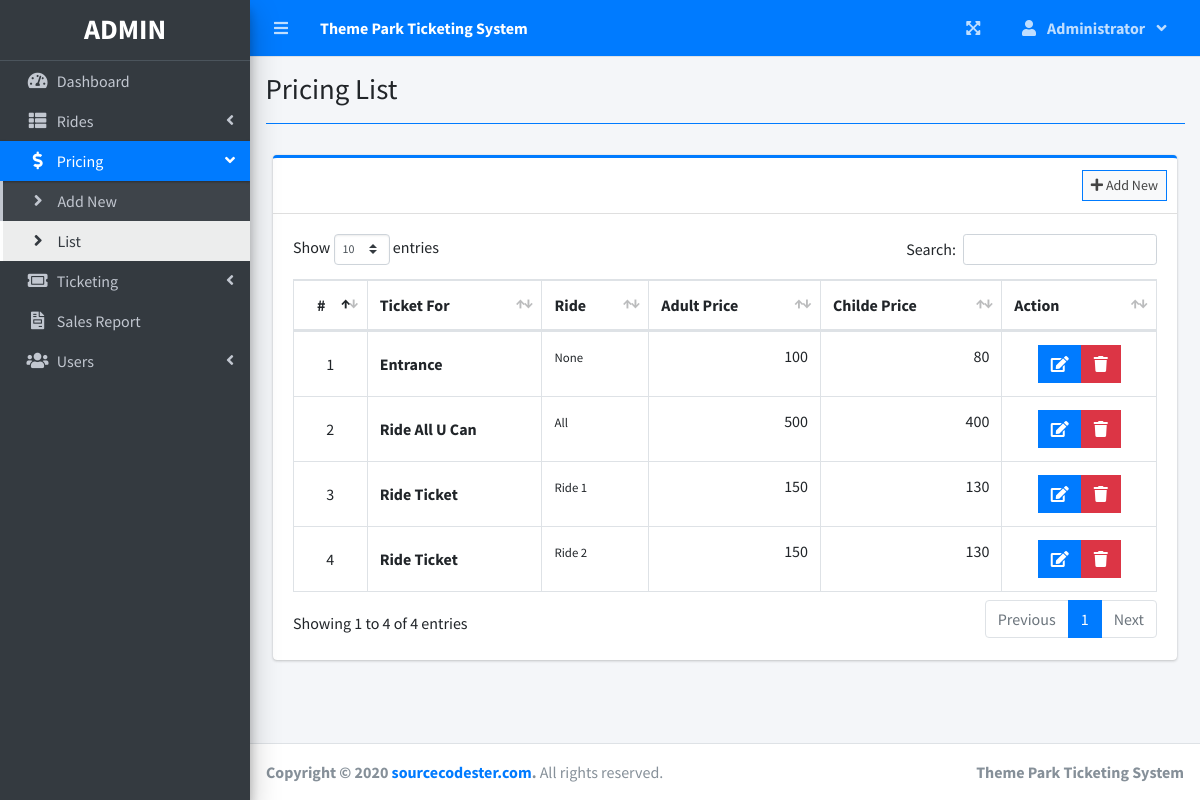
Page /index.php?page=pricing_list (signed in) on the committed database.
### tables this page shows
CREATE TABLE `pricing` (
  `id` int(11) NOT NULL,
  `name` varchar(200) NOT NULL,
  `ride_id` varchar(5) NOT NULL,
  `adult_price` float NOT NULL,
  `child_price` float NOT NULL,
  `date_created` datetime NOT NULL DEFAULT current_timestamp()
);

### pricing_list.php (the view, shortened to what this page needs)
<?php include'db_connect.php' ?>
<div class="col-lg-12">
	<div class="card card-outline card-primary">
		<div class="card-header">
			<div class="card-tools">
				<a class="btn btn-block btn-sm btn-default btn-flat border-primary " href="./index.php?page=new_pricing"><i class="fa fa-plus"></i> Add New</a>
			</div>
		</div>
		<div class="card-body">
			<table class="table tabe-hover table-bordered" id="list">
				<!-- <colgroup>
					<col width="5%">
					<col width="15%">
					<col width="25%">
					<col width="25%">
					<col width="15%">
				</colgroup> -->
				<thead>
					<tr>
						<th class="text-center">#</th>
						<th>Ticket For</th>
						<th>Ride</th>
						<th>Adult Price</th>
						<th>Childe Price</th>
						<th>Action</th>
					</tr>
				</thead>
				<tbody>
					<?php
					$i = 1;
					$ride['all'] = "All";
					$ride[0] = "None";
					$rides = $conn->query("SELECT * FROM rides order by ride asc");
					while($row=$rides->fetch_assoc()){
						$ride[$row['id']] = ucwords($row['ride']);
					}
					$qry = $conn->query("SELECT * FROM pricing order by name asc ");
					while($row= $qry->fetch_assoc()):
					?>
					<tr>
						<td class="text-center"><?php echo $i++ ?></td>
						<td class=""><b><?php echo ucwords($row['name']) ?></b></td>
						<td><p><small><?php echo $ride[$row['ride_id']] ?></small></p></td>
						<td><p class="text-right"><?php echo number_format($row['adult_price']) ?></p></td>
						<td><p class="text-right"><?php echo number_format($row['child_price']) ?></p></td>
						<td class="text-center">
		                    <div class="btn-group">
		                        <a href="index.php?page=edit_pricing&id=<?php echo $row['id'] ?>" class="btn btn-primary btn-flat ">
		                          <i class="fas fa-edit"></i>
		                        </a>
		                        <button type="button" class="btn btn-danger btn-flat delete_pricing" data-id="<?php echo $row['id'] ?>">
		                          <i class="fas fa-trash"></i>
		                        </button>
	                      </div>
						</td>
					</tr>
				<?php endwhile; ?>
				</tbody>
			</table>
		</div>
	</div>
</div>

### index.php (shortened to what this page needs)
<!DOCTYPE html>
<html lang="en">
<?php
	include 'header.php'
?>
<body class="hold-transition sidebar-mini layout-fixed layout-navbar-fixed layout-footer-fixed">
<div class="wrapper">
  <?php include 'topbar.php' ?>
  <?php include 'sidebar.php' ?>
  <div class="content-wrapper">
    <div class="content-header">
      <div class="container-fluid">
        <div class="row mb-2">
          <div class="col-sm-6">
            <h1 class="m-0"><?php echo $title ?></h1>
          </div>
        </div>
            <hr class="border-primary">
      </div>
    </div>
    <section class="content">
      <div class="container-fluid">
         <?php
            $page = isset($_GET['page']) ? $_GET['page'] : 'home';
            if(!file_exists($page.".php")){
                include '404.html';
            }else{
            include $page.'.php';
            }
          ?>
      </div>
    </section>
  </div>
  <footer class="main-footer">
    <strong>Copyright &copy; 2020 <a href="https://www.sourcecodester.com/">sourcecodester.com</a>.</strong>
    All rights reserved.
    <div class="float-right d-none d-sm-inline-block">
      <b><?php echo $_SESSION['system']['name'] ?></b>
    </div>
  </footer>
</div>
</body>
</html>

### header.php (shortened to what this page needs)
<head>
  <?php
  $title = isset($_GET['page']) ? ucwords(str_replace("_", ' ', $_GET['page'])) : "Home";
  $title = str_replace("Persons Companies","Persons/Companies",$title);
  ?>
  <link rel="stylesheet" href="assets/plugins/fontawesome-free/css/all.min.css">
  <link rel="stylesheet" href="assets/plugins/overlayScrollbars/css/OverlayScrollbars.min.css">
  <link rel="stylesheet" href="assets/plugins/datatables-bs4/css/dataTables.bootstrap4.min.css">
  <link rel="stylesheet" href="assets/plugins/datatables-responsive/css/responsive.bootstrap4.min.css">
  <link rel="stylesheet" href="assets/plugins/datatables-buttons/css/buttons.bootstrap4.min.css">
  <link rel="stylesheet" href="assets/plugins/select2/css/select2.min.css">
  <link rel="stylesheet" href="assets/plugins/select2-bootstrap4-theme/select2-bootstrap4.min.css">
  <link rel="stylesheet" href="assets/plugins/sweetalert2-theme-bootstrap-4/bootstrap-4.min.css">
  <link rel="stylesheet" href="assets/plugins/toastr/toastr.min.css">
  <link rel="stylesheet" href="assets/plugins/dropzone/min/dropzone.min.css">
  <link rel="stylesheet" href="assets/dist/css/jquery.datetimepicker.min.css">
  <link rel="stylesheet" href="assets/plugins/icheck-bootstrap/icheck-bootstrap.min.css">
  <link rel="stylesheet" href="assets/plugins/bootstrap4-toggle/css/bootstrap4-toggle.min.css">
  <link rel="stylesheet" href="assets/dist/css/adminlte.min.css">
  <link rel="stylesheet" href="assets/dist/css/styles.css">
  <link rel="stylesheet" href="assets/plugins/summernote/summernote-bs4.min.css">
</head>

### topbar.php (shortened to what this page needs)
<nav class="main-header navbar navbar-expand navbar-primary navbar-dark ">
  <ul class="navbar-nav">
    <?php if(isset($_SESSION['login_id'])): ?>
    <li class="nav-item">
      <a class="nav-link" data-widget="pushmenu" href="" role="button"><i class="fas fa-bars"></i></a>
    </li>
  <?php endif; ?>
    <li>
      <a class="nav-link text-white"  href="./" role="button"> <large><b><?php echo $_SESSION['system']['name'] ?></b></large></a>
    </li>
  </ul>
  <ul class="navbar-nav ml-auto">
    <li class="nav-item">
      <a class="nav-link" data-widget="fullscreen" href="#" role="button">
        <i class="fas fa-expand-arrows-alt"></i>
      </a>
    </li>
   <li class="nav-item dropdown">
          <a class="nav-link"  data-toggle="dropdown" aria-expanded="true" href="javascript:void(0)">
            <span>
              <div class="d-felx badge-pill">
                <span class="fa fa-user mr-2"></span>
                <span><b><?php echo ucwords($_SESSION['login_firstname']) ?></b></span>
                <span class="fa fa-angle-down ml-2"></span>
              </div>
            </span>
          </a>
    </li>
  </ul>
</nav>

### sidebar.php (shortened to what this page needs)
<aside class="main-sidebar sidebar-dark-primary elevation-4">
  <div class="dropdown">
 	<a href="./" class="brand-link">
      <?php if($_SESSION['login_type'] == 1): ?>
      <h3 class="text-center p-0 m-0"><b>ADMIN</b></h3>
      <?php else: ?>
      <h3 class="text-center p-0 m-0"><b>STAFF</b></h3>
      <?php endif; ?>
  </a>
  </div>
  <div class="sidebar pb-4 mb-4">
    <nav class="mt-2">
      <ul class="nav nav-pills nav-sidebar flex-column nav-flat" data-widget="treeview" role="menu" data-accordion="false">
        <li class="nav-item dropdown">
          <a href="./" class="nav-link nav-home">
            <i class="nav-icon fas fa-tachometer-alt"></i>
            <p>
              Dashboard
            </p>
          </a>
        </li>
        <?php if($_SESSION['login_type'] == 1): ?>
        <li class="nav-item">
          <a href="#" class="nav-link nav-edit_ride">
            <i class="nav-icon fas fa-th-list"></i>
            <p>
              Rides
              <i class="right fas fa-angle-left"></i>
            </p>
          </a>
        </li>
        <li class="nav-item">
          <a href="#" class="nav-link nav-edit_pricing">
            <i class="nav-icon fas fa-dollar-sign"></i>
            <p>
              Pricing
              <i class="right fas fa-angle-left"></i>
            </p>
          </a>
          <ul class="nav nav-treeview">
            <li class="nav-item">
              <a href="./index.php?page=new_pricing" class="nav-link nav-new_pricing tree-item">
                <i class="fas fa-angle-right nav-icon"></i>
                <p>Add New</p>
              </a>
            </li>
            <li class="nav-item">
              <a href="./index.php?page=pricing_list" class="nav-link nav-pricing_list tree-item">
                <i class="fas fa-angle-right nav-icon"></i>
                <p>List</p>
              </a>
            </li>
          </ul>
        </li>
      <?php endif; ?>
        <li class="nav-item">
          <a href="#" class="nav-link nav-edit_ticket">
            <i class="nav-icon fas fa-ticket-alt"></i>
            <p>
              Ticketing
              <i class="right fas fa-angle-left"></i>
            </p>
          </a>
        </li>
        <?php if($_SESSION['login_type'] == 1): ?>
        <li class="nav-item dropdown">
          <a href="./index.php?page=reports" class="nav-link nav-reports">
            <i class="nav-icon fas fa-file-invoice"></i>
            <p>
              Sales Report
            </p>
          </a>
        </li>
        <li class="nav-item">
          <a href="#" class="nav-link nav-edit_user">
            <i class="nav-icon fas fa-users"></i>
            <p>
              Users
              <i class="right fas fa-angle-left"></i>
            </p>
          </a>
        </li>
      <?php endif; ?>
      </ul>
    </nav>
  </div>
</aside>

### pricing_list.php (style rules this page uses)
table td { vertical-align: middle !important; }

### rows in the picture
pricing: name "Entrance", ride "None", adult_price "100", child_price "80"
pricing: name "Ride All U Can", ride "All", adult_price "500", child_price "400"
pricing: name "Ride Ticket", ride "Ride 1", adult_price "150", child_price "130"
pricing: name "Ride Ticket", ride "Ride 2", adult_price "150", child_price "130"

### other values in the picture
$_SESSION['system']['name'] "Theme Park Ticketing System"
$_SESSION['login_firstname'] "Administrator"
$title "Pricing List"
